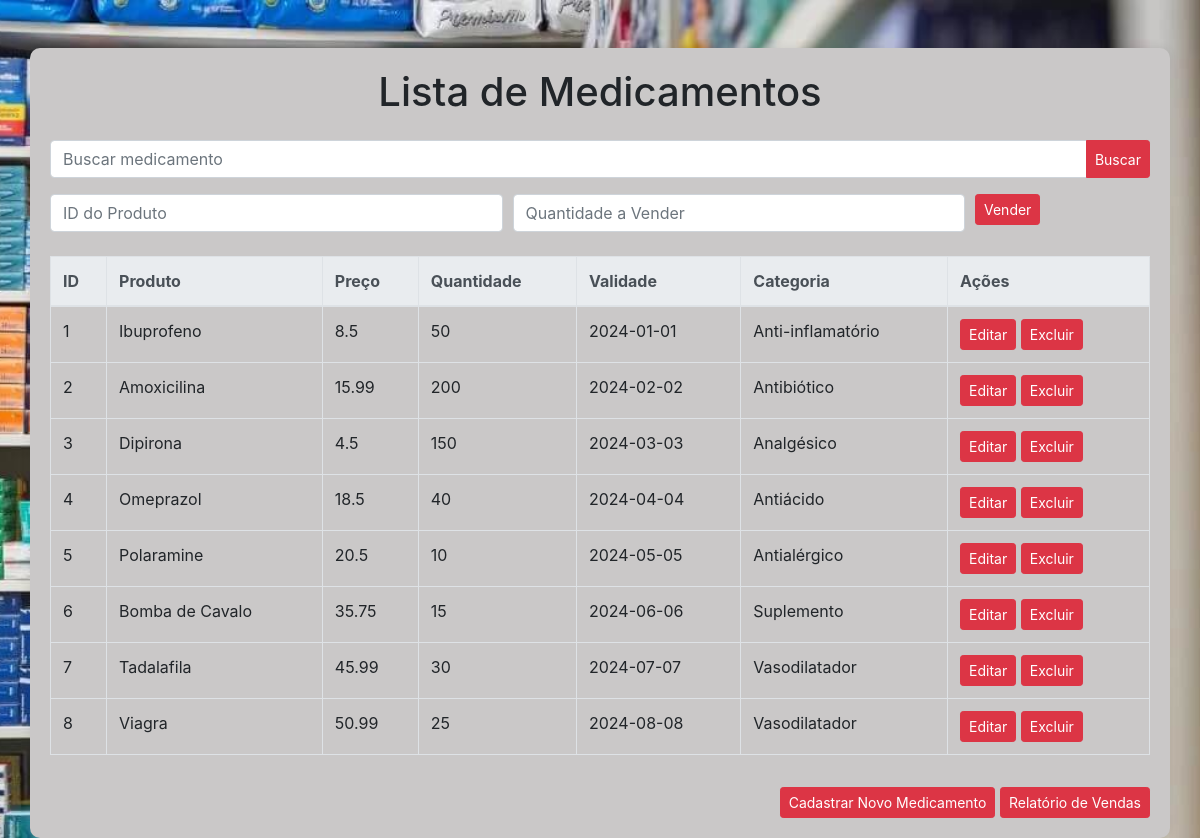
The app's page /lista_medicamentos.php with its own data.
### tables this page shows
CREATE TABLE medicamentos (
    id_produto int auto_increment primary key,
    produto varchar(50),
    preco float,
    quantidade int,
    validade DATE,
    categoria varchar(50)
);

### lista_medicamentos.php (the view, shortened to what this page needs)
<?php
require 'conexao.php';
$search = isset($_POST['search']) ? $_POST['search'] : '';
$sql = $pdo->prepare("SELECT * FROM medicamentos WHERE produto LIKE :search");
$sql->bindValue(':search', '%' . $search . '%');
$sql->execute();
$lista = $sql->fetchAll(PDO::FETCH_ASSOC);
?>
<!DOCTYPE html>
<html lang="pt-br">
<head>
    <link rel="stylesheet" href="https://stackpath.bootstrapcdn.com/bootstrap/4.5.2/css/bootstrap.min.css">
    <link rel="stylesheet" href="style.css">
</head>
<body>
    <div class="container mt-5">
        <h1 class="text-center mb-4">Lista de Medicamentos</h1>
                <form method="POST" class="mb-3">
            <div class="input-group">
                <input type="text" name="search" class="form-control" placeholder="Buscar medicamento" value="<?php echo $search; ?>">
                <div class="input-group-append">
                    <button type="submit" class="btn btn-sm btn-danger">Buscar</button>
                </div>
            </div>
        </form>
        <form method="POST" class="mb-4">
            <div class="form-row">
                <div class="col-md-5">
                    <input type="number" name="id_produto" class="form-control" placeholder="ID do Produto" required>
                </div>
                <div class="col-md-5">
                    <input type="number" name="quantidade" class="form-control" placeholder="Quantidade a Vender" required>
                </div>
                <div class="col-md-2">
                    <button type="submit" name="vender" class="btn btn-sm btn-danger">Vender</button>
                </div>
            </div>
        </form>
        <div class="table-responsive">
            <table class="table table-bordered table-hover">
                <thead class="thead-light">
                    <tr>
                        <th>ID</th>
                        <th>Produto</th>
                        <th>Preço</th>
                        <th>Quantidade</th>
                        <th>Validade</th>
                        <th>Categoria</th>
                        <th>Ações</th>
                    </tr>
                </thead>
                <tbody>
                    <?php foreach($lista as $medicamento): ?>
                        <tr>
                            <td><?php echo $medicamento['id_produto']; ?></td>
                            <td><?php echo $medicamento['produto']; ?></td>
                            <td><?php echo $medicamento['preco']; ?></td>
                            <td><?php echo $medicamento['quantidade']; ?></td>
                            <td><?php echo $medicamento['validade']; ?></td>
                            <td><?php echo $medicamento['categoria']; ?></td>
                            <td>
                                <a href="editar_medicamento.php?id=<?php echo $medicamento['id_produto']; ?>" class="btn btn-sm btn-danger">Editar</a>
                                <a href="excluir_medicamento.php?id=<?php echo $medicamento['id_produto']; ?>" class="btn btn-sm btn-danger">Excluir</a>
                            </td>
                        </tr>
                    <?php endforeach; ?>
                </tbody>
            </table>
        </div>
        <div class="text-right mt-3">
            <a href="cadastrar_medicamento.php" class="btn btn-sm btn-danger">Cadastrar Novo Medicamento</a>
            <a href="relatorio_vendas.php" class="btn btn-sm btn-danger">Relatório de Vendas</a>
        </div>
    </div>
</body>
</html>

### style.css (style rules this page uses)
body { background-image: url('fundo2.jpg'); background-size: cover; background-position: center; }
.container { background-color: rgb(202, 200, 200); padding: 20px; border-radius: 10px; box-shadow: 0 0 10px rgba(0, 0, 0, 0.1); }

### records on screen
medicamentos: id_produto "1", produto "Ibuprofeno", preco "8.5", quantidade "50", validade "2024-01-01", categoria "Anti-inflamatório"
medicamentos: id_produto "2", produto "Amoxicilina", preco "15.99", quantidade "200", validade "2024-02-02", categoria "Antibiótico"
medicamentos: id_produto "3", produto "Dipirona", preco "4.5", quantidade "150", validade "2024-03-03", categoria "Analgésico"
medicamentos: id_produto "4", produto "Omeprazol", preco "18.5", quantidade "40", validade "2024-04-04", categoria "Antiácido"
medicamentos: id_produto "5", produto "Polaramine", preco "20.5", quantidade "10", validade "2024-05-05", categoria "Antialérgico"
medicamentos: id_produto "6", produto "Bomba de Cavalo", preco "35.75", quantidade "15", validade "2024-06-06", categoria "Suplemento"
medicamentos: id_produto "7", produto "Tadalafila", preco "45.99", quantidade "30", validade "2024-07-07", categoria "Vasodilatador"
medicamentos: id_produto "8", produto "Viagra", preco "50.99", quantidade "25", validade "2024-08-08", categoria "Vasodilatador"
